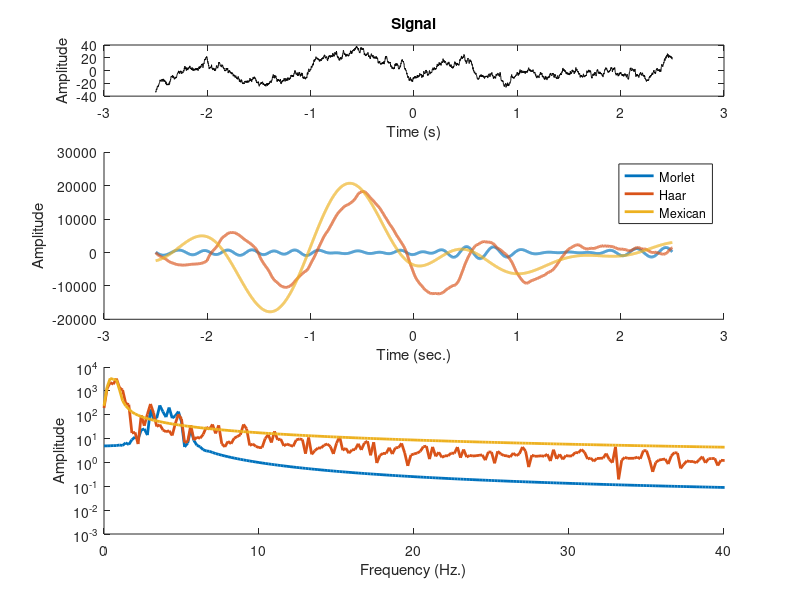

The MATLAB source for this figure:
%% Convolution with wavelets
%% General simulation parameters
fs = 1024;
npnts = fs*5; % 5 seconds

% Centered time vector
timevec = (1:npnts)/fs;
timevec = timevec - mean(timevec); 

% For power spectrum
hz = linspace(0,fs/2,floor(npnts/2)+1);

%% Morlet wavelet
% Parameters
freq = 4; % peak frequency
csw  = cos(2*pi*freq*timevec); % cosine wave
fwhm = .5; % full-width at half-maximum in seconds
gaussian = exp( -(4*log(2)*timevec.^2) / fwhm^2 ); % Gaussian

% Morlet wavelet
MorletWavelet = csw .* gaussian;

%% Haar wavelet
HaarWavelet = zeros(npnts,1);
HaarWavelet(dsearchn(timevec',0):dsearchn(timevec',.5)) = 1;
HaarWavelet(dsearchn(timevec',.5):dsearchn(timevec',1-1/fs)) = -1;

%% Mexican hat wavelet
s = .4;
MexicanWavelet = (2/(sqrt(3*s)*pi^.25)) .* (1- (timevec.^2)/(s^2) ) .* exp( (-timevec.^2)./(2*s^2) );

%% Convolve with random signal
% Signal
signal = detrend(cumsum(randn(npnts,1)));

% Convolve signal with different wavelets
morewav = conv(signal,MorletWavelet,'same');
haarwav = conv(signal,HaarWavelet,'same');
mexiwav = conv(signal,MexicanWavelet,'same');

% Amplitude spectra
morewaveAmp = abs(fft(morewav)/npnts);
haarwaveAmp = abs(fft(haarwav)/npnts);
mexiwaveAmp = abs(fft(mexiwav)/npnts);

%% Plotting
figure(2), clf

% The signal
subplot(511)
plot(timevec,signal,'k')
title('Signal')
xlabel('Time (s)'), ylabel('Amplitude')

% The convolved signals
subplot(5,1,2:3), hold on
plot(timevec,morewav,'linew',2)
plot(timevec,haarwav,'linew',2)
plot(timevec,mexiwav,'linew',2)

xlabel('Time (sec.)'), ylabel('Amplitude')
legend({'Morlet';'Haar';'Mexican'})

% Spectra of convolved signals
subplot(5,1,4:5), hold on
plot(hz,morewaveAmp(1:length(hz)),'linew',2)
plot(hz,haarwaveAmp(1:length(hz)),'linew',2)
plot(hz,mexiwaveAmp(1:length(hz)),'linew',2)

set(gca,'xlim',[0 40],'yscale','lo')
xlabel('Frequency (Hz.)'), ylabel('Amplitude')

%% end.
